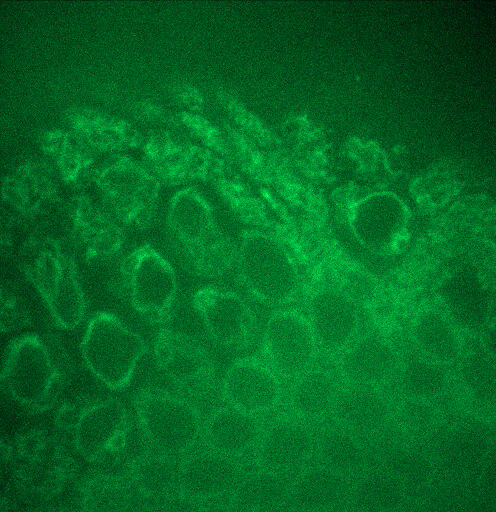
#> input picture frame 0 of cellvid.avi, 496 x 512 px
$ python Video_Hist.py
#> lines starting #> are read from the running program, lines starting #| are printed output that depends on the picture

#By Mayra Banuelos

import cv2
video=cv2.VideoCapture('cellvid.avi')
length = int(video.get(cv2.CAP_PROP_FRAME_COUNT))

def onChange(trackbarValue):
#> called with trackbarValue = 0
    video.set(cv2.CAP_PROP_POS_FRAMES,trackbarValue)
    err,img = video.read()
#> img is the input picture: shape (512, 496, 3); mean B, G, R 35.2, 102.9, 3.1
    gray = cv2.cvtColor(img, cv2.COLOR_BGR2GRAY)
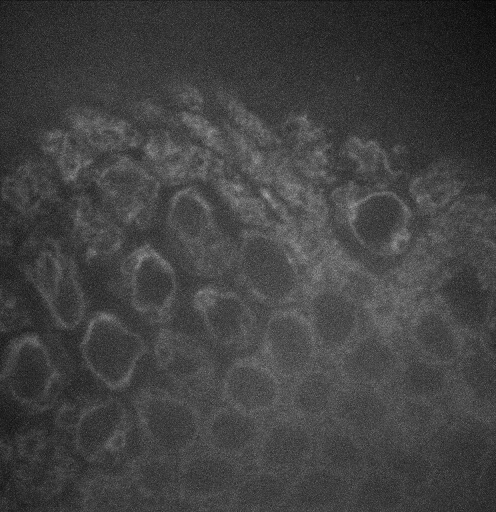
#> gray: shape (512, 496); min 4, max 163, mean 65.4
    gray = cv2.equalizeHist(gray)
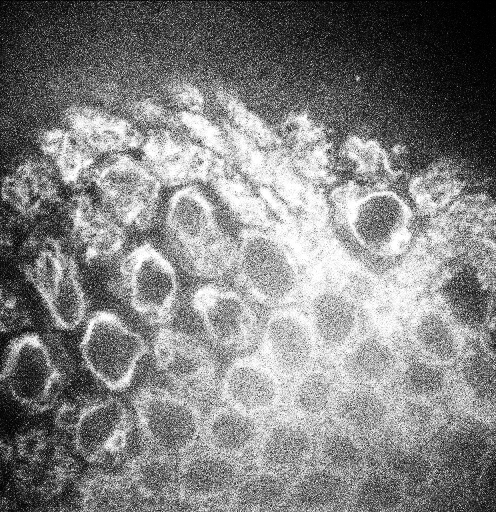
#> gray: shape (512, 496); min 0, max 255, mean 129.4
    cv2.imshow('video',gray)
    pass

cv2.namedWindow('video')
cv2.createTrackbar( 'start', 'video', 0, length, onChange )
cv2.createTrackbar( 'end'  , 'video', 100, length, onChange )

onChange(0)
cv2.waitKey()

start = cv2.getTrackbarPos('start','video')
end   = cv2.getTrackbarPos('end','video')

video.set(cv2.CAP_PROP_POS_FRAMES,start)

video.set(cv2.CAP_PROP_POS_FRAMES,start)

while(video.isOpened()):
  ret, img=video.read()
  if video.get(cv2.CAP_PROP_POS_FRAMES) >= end:
     break
#> (the run stopped early here; a loop or call above may not have finished)
